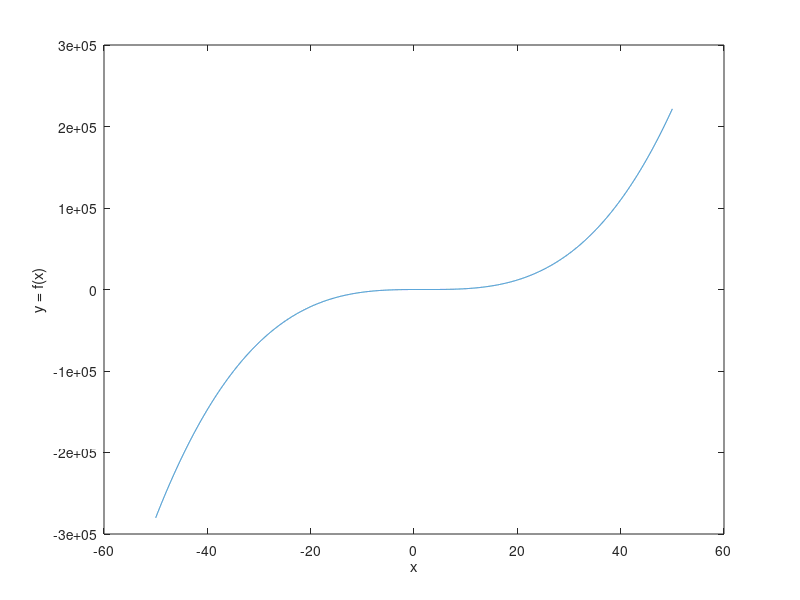
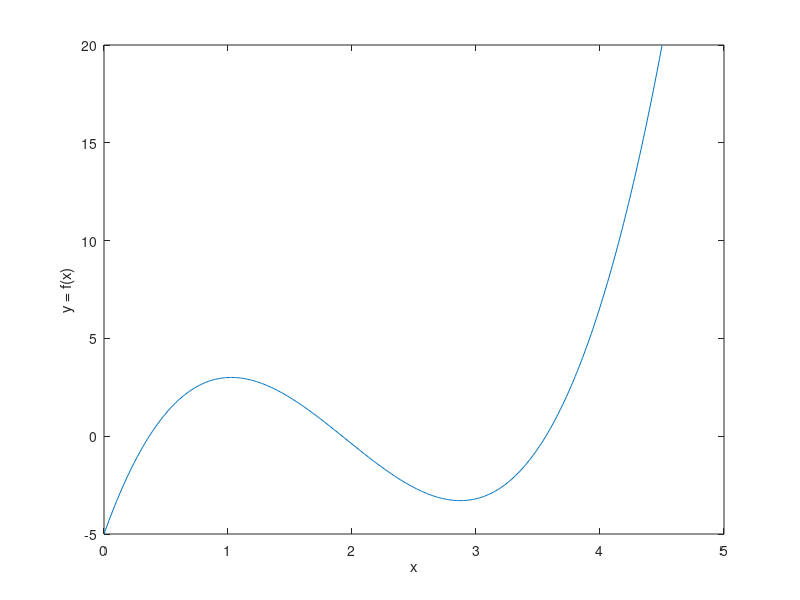

These charts were generated, in order, by the following MATLAB code:
% making vectors for the x-axis
% x1 for plotting the funciton on a wide range
% x2 is for plotting the function on a more specific region
x1 = -50:0.01:50;
x2 = 0:0.01:4.5;

%getting the corresponding y coordinates for each of the x vectors
y1 = 2*x1.^3-11.7*x1.^2+17.7*x1-5;
y2 = 2*x2.^3-11.7*x2.^2+17.7*x2-5;

%plotting x vs f(x) using the wide range
figure(1);
plot(x1,y1);
xlabel('x');
ylabel('y = f(x)');

%plotting x vs f(x) using the more specific rabge
figure(2);
plot(x2,y2);
xlabel('x');
ylabel('y = f(x)');

